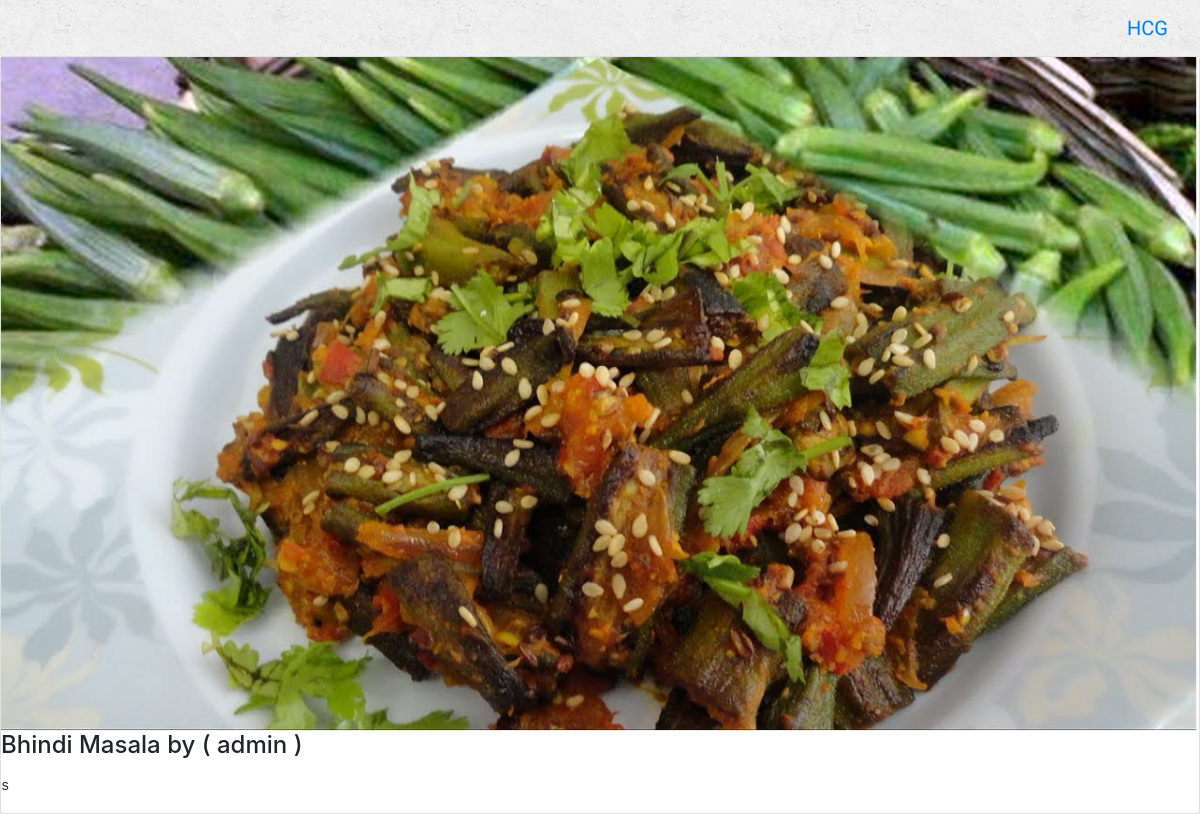
The page /HCG/7/ (signed in) on the database its author committed.
### HCG/models.py (models this page shows, shortened)
class Dish(models.Model):
    dishName = models.CharField(max_length = 250)
    dishRating = models.IntegerField(default=0)
    dishPublisher = models.ForeignKey(User)
    dishCategory = models.CharField(max_length=10,choices=(('Food','Food'),('Drink','Drink')))
    dishSteps = models.TextField(max_length = 1000)
    dishFavourited = models.BooleanField(default=False)
    dishCoverImage = models.FileField()

### HCG/views.py (the view)
# urls.py: url(r'^(?P<pk>[0-9]+)/$',views.DishDetails),
def DishDetails(request,pk):
    if request.user.is_authenticated:
        dish = get_object_or_404(Dish,id=pk)
        template = loader.get_template('HCG/dishDetailTemplate.html')
        username = request.user.username
        context = {
            'dish': dish,
            'username': username
        }
        return HttpResponse(template.render(context, request))
    return HttpResponseRedirect('/HCG/loginPage')

### HCG/templates/HCG/dishDetailTemplate.html (shortened to what this page needs)
{% extends 'base.html' %}
{% block body %}
<div class="card" style="margin=200x;">
        <img src="{{dish.dishCoverImage.url}}" class="img-responsive">
        <div class="card-block">
        <h4 class="card-title">{{dish.dishName}} by ( {{dish.dishPublisher.username}} )</h4>
            <p class="card-text"><pre>{{dish.dishSteps}} </pre></p>
        </div>
</div>
{% endblock %}

### HCG/static/style.css (style rules this page uses)
body { background: white url("images/background.png"); }

### rows shown on the page
Dish: dishCoverImage (picture), dishName "Bhindi Masala", dishPublisher.username "admin", dishSteps "s"
